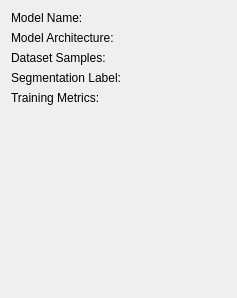
             <widget class="QWidget" name="selectedModelScroll">
              <property name="geometry">
               <rect>
                <x>0</x>
                <y>0</y>
                <width>237</width>
                <height>298</height>
               </rect>
              </property>
              <layout class="QFormLayout" name="formLayout_4">
               <item row="0" column="0">
                <widget class="QLabel" name="nameLabelCurrent">
                 <property name="text">
                  <string>Model Name:</string>
                 </property>
                </widget>
               </item>
               <item row="0" column="1">
                <widget class="QLabel" name="nameDisplayCurrent">
                 <property name="text">
                  <string/>
                 </property>
                </widget>
               </item>
               <item row="1" column="0">
                <widget class="QLabel" name="archLabelCurrent">
                 <property name="toolTip">
                  <string>&lt;html&gt;&lt;head/&gt;&lt;body&gt;&lt;p&gt;The architecture of the model (determines general model capabilities).&lt;/p&gt;&lt;/body&gt;&lt;/html&gt;</string>
                 </property>
                 <property name="text">
                  <string>Model Architecture:</string>
                 </property>
                </widget>
               </item>
               <item row="1" column="1">
                <widget class="QLabel" name="archDisplayCurrent">
                 <property name="text">
                  <string/>
                 </property>
                </widget>
               </item>
               <item row="2" column="0">
                <widget class="QLabel" name="sampleLabelCurrent">
                 <property name="toolTip">
                  <string>&lt;html&gt;&lt;head/&gt;&lt;body&gt;&lt;p&gt;The dataset the model was trained on.&lt;/p&gt;&lt;/body&gt;&lt;/html&gt;</string>
                 </property>
                 <property name="text">
                  <string>Dataset Samples:</string>
                 </property>
                </widget>
               </item>
               <item row="2" column="1">
                <widget class="QLabel" name="sampleDisplayCurrent">
                 <property name="text">
                  <string/>
                 </property>
                </widget>
               </item>
               <item row="3" column="0">
                <widget class="QLabel" name="segmentLabelCurrent">
                 <property name="toolTip">
                  <string>&lt;html&gt;&lt;head/&gt;&lt;body&gt;&lt;p&gt;What label (e.g., mitochondria, christae) the model is trained to segment.&lt;/p&gt;&lt;/body&gt;&lt;/html&gt;</string>
                 </property>
                 <property name="text">
                  <string>Segmentation Label:</string>
                 </property>
                </widget>
               </item>
               <item row="3" column="1">
                <widget class="QLabel" name="segmentDisplayCurrent">
                 <property name="text">
                  <string/>
                 </property>
                </widget>
               </item>
               <item row="4" column="0">
                <widget class="QLabel" name="metricLabelCurrent">
                 <property name="toolTip">
                  <string>&lt;html&gt;&lt;head/&gt;&lt;body&gt;&lt;p&gt;General training performance of the model.&lt;/p&gt;&lt;p&gt;&lt;br/&gt;&lt;/p&gt;&lt;p&gt;For DICE score, the closer to 1, the better (i.e., the more closely the model's segmentation matched the ground truth in training).&lt;/p&gt;&lt;/body&gt;&lt;/html&gt;</string>
                 </property>
                 <property name="text">
                  <string>Training Metrics:</string>
                 </property>
                </widget>
               </item>
               <item row="4" column="1">
                <widget class="QLabel" name="metricDisplayCurrent">
                 <property name="text">
                  <string/>
                 </property>
                </widget>
               </item>
              </layout>
             </widget>
